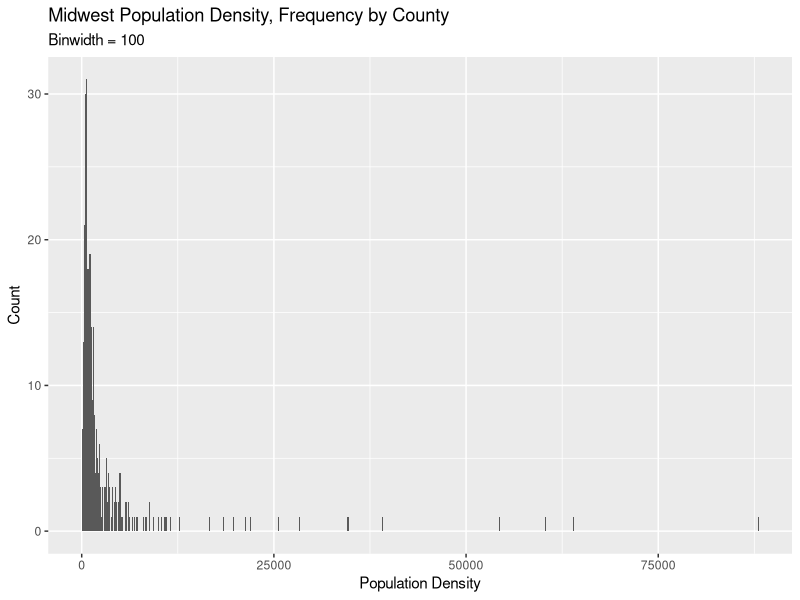
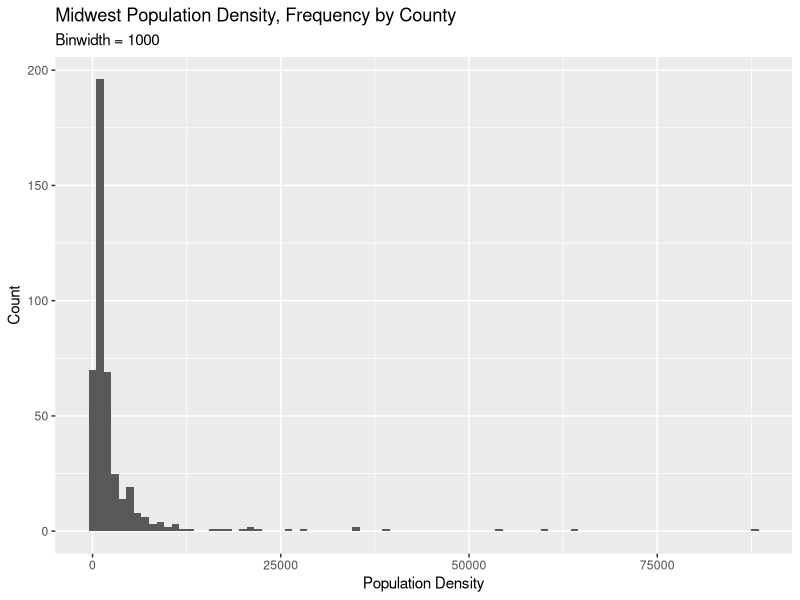
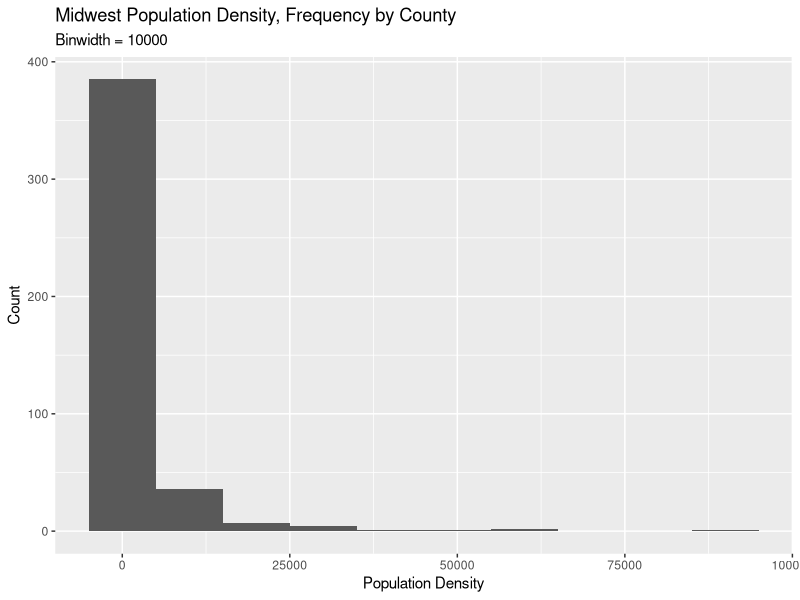
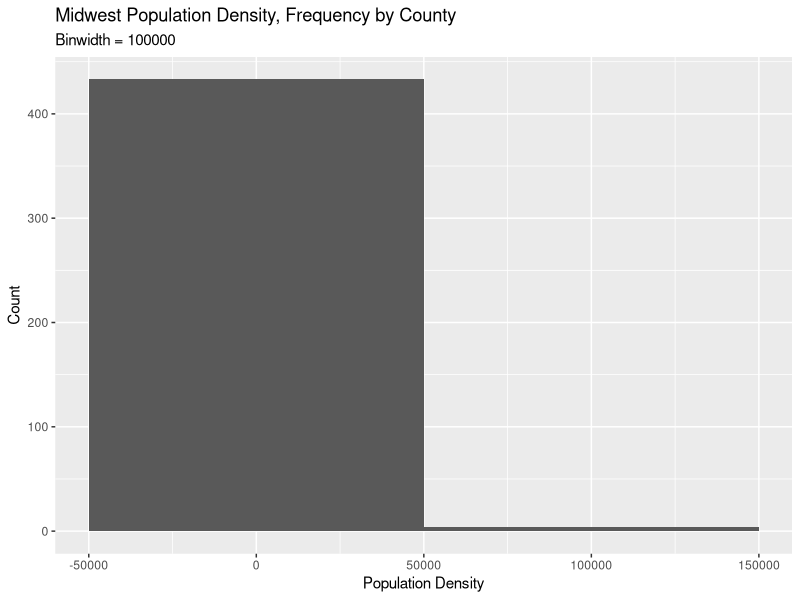
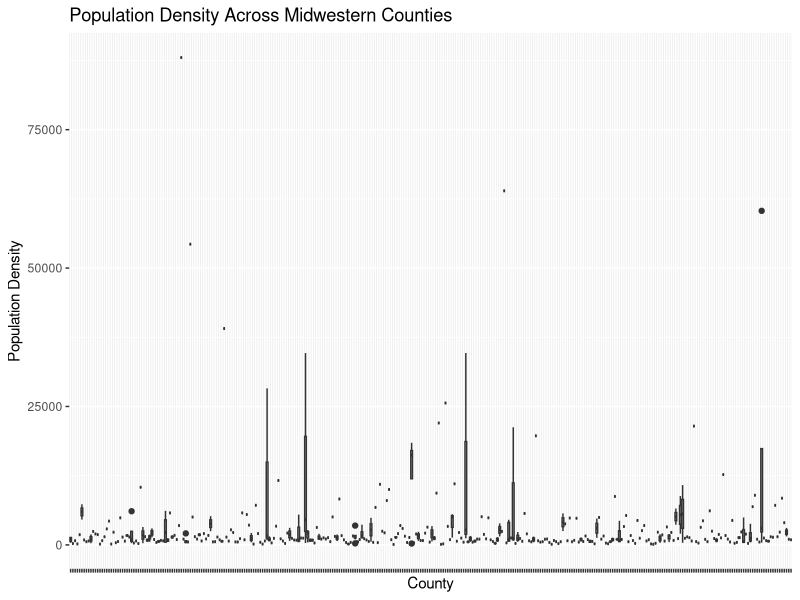

R code for these plots, in order:
## ---- chunk 1
#| label: load-packages

library(tidyverse)

## ---- chunk 2
#| label: Midwest Q1

ggplot(midwest, aes(x = popdensity)) + 
  geom_histogram(binwidth = 100) +
  labs( 
   title =  "Midwest Population Density, Frequency by County",
    subtitle = "Binwidth = 100",
    x = "Population Density",
    y = "Count")

ggplot(midwest, aes(x = popdensity)) + 
  geom_histogram(binwidth = 1000) + 
  labs( 
      title =  "Midwest Population Density, Frequency by County",
    subtitle = "Binwidth = 1000",
    x = "Population Density",
    y = "Count")

ggplot(midwest, aes(x = popdensity)) + 
  geom_histogram(binwidth = 10000) +
  labs(
    title =  "Midwest Population Density, Frequency by County",
    subtitle = "Binwidth = 10000",
    x = "Population Density",
    y = "Count")

ggplot(midwest, aes(x = popdensity)) + 
  geom_histogram(binwidth = 100000) +
  labs( 
   title =  "Midwest Population Density, Frequency by County",
    subtitle = "Binwidth = 100000",
    x = "Population Density",
    y = "Count")

## ---- chunk 3

ggplot(data = midwest, aes(x = county, y = popdensity, scale = 1/100000)) + 
  geom_boxplot() +
  labs(
    title = "Population Density Across Midwestern Counties",
    x = "County",
    y = "Population Density"
  ) +
  scale_x_discrete(labels = NULL)


  

